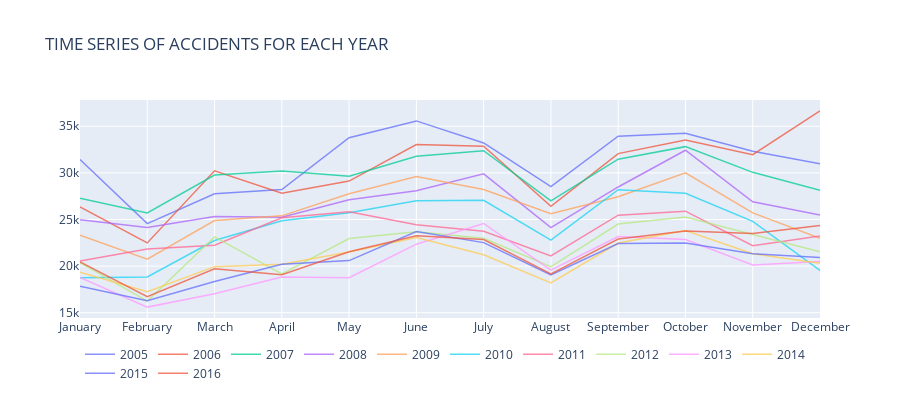

Notebook code for this chart:
### Markdown cell above
# Question 1e. Time series for all accidents in each year

### Code cell
# Plotting the time series of accidents for each year
accident.Year += 2000
dates = pd.to_datetime(accident.Year*10000+accident.Month*100+accident.Day,format='%Y%m%d')
accident.Year -= 2000
traces = []
for key, grp in dates.groupby(dates.dt.year):
    #print(grp)
    aggregated = grp.dt.month.value_counts().sort_index()
    x_values = aggregated.index.tolist()
    y_values = aggregated.values.tolist()
    x1,y1 = x_values, y_values
    x1 = [calendar.month_name[int(x)] for x in (x1)]


    

#x1, y1 = create_stack_bar_data('jour', accidents)
    trace1 = go.Scatter(x=x1, y=y1, opacity=0.75, line = dict(
        width = 1.5), name = str(key), marker = dict(color = np.random.randn(500)*key), mode = 'lines', 
                       text = str(key))
    layout = dict(height=400, title='TIME SERIES OF ACCIDENTS FOR EACH YEAR', legend=dict(orientation="h"));
    traces.append(trace1)
fig = go.Figure(data= traces, layout=layout)
iplot(fig, filename='stacked-bar')
plt.savefig("Time_series_for_all_accidents_in_each_year.png", dpi=100)

### Figure 1 — Plotly figure (JSON) as saved in the notebook; plotly's stock layout.template omitted (floating-point values rounded to 4 significant figures; data arrays with more than 128 entries replaced by an {"elided": "..."} marker saying what was removed)
{"data": [{"line": {"width": 1.5}, "marker": {"color": {"elided": "500 float values"}}, "mode": "lines", "name": "2005", "opacity": 0.75, "text": "2005", "type": "scatter", "x": ["January", "February", "March", "April", "May", "June", "July", "August", "September", "October", "November", "December"], "y": [31433, 24560, 27758, 28216, 33769, 35574, 33214, 28529, 33930, 34258, 32331, 30989]}, {"line": {"width": 1.5}, "marker": {"color": {"elided": "500 float values"}}, "mode": "lines", "name": "2006", "opacity": 0.75, "text": "2006", "type": "scatter", "x": ["January", "February", "March", "April", "May", "June", "July", "August", "September", "October", "November", "December"], "y": [26362, 22492, 30224, 27816, 29118, 33043, 32850, 26411, 32070, 33514, 31959, 36648]}, {"line": {"width": 1.5}, "marker": {"color": {"elided": "500 float values"}}, "mode": "lines", "name": "2007", "opacity": 0.75, "text": "2007", "type": "scatter", "x": ["January", "February", "March", "April", "May", "June", "July", "August", "September", "October", "November", "December"], "y": [27278, 25705, 29773, 30208, 29631, 31792, 32373, 26992, 31469, 32814, 30058, 28135]}, {"line": {"width": 1.5}, "marker": {"color": {"elided": "500 float values"}}, "mode": "lines", "name": "2008", "opacity": 0.75, "text": "2008", "type": "scatter", "x": ["January", "February", "March", "April", "May", "June", "July", "August", "September", "October", "November", "December"], "y": [24964, 24147, 25326, 25255, 27107, 28077, 29903, 24134, 28488, 32426, 26895, 25474]}, {"line": {"width": 1.5}, "marker": {"color": {"elided": "500 float values"}}, "mode": "lines", "name": "2009", "opacity": 0.75, "text": "2009", "type": "scatter", "x": ["January", "February", "March", "April", "May", "June", "July", "August", "September", "October", "November", "December"], "y": [23309, 20753, 24891, 25393, 27763, 29611, 28211, 25612, 27450, 30015, 25714, 22984]}, {"line": {"width": 1.5}, "marker": {"color": {"elided": "500 float values"}}, "mode": "lines", "name": "2010", "opacity": 0.75, "text": "2010", "type": "scatter", "x": ["January", "February", "March", "April", "May", "June", "July", "August", "September", "October", "November", "December"], "y": [18756, 18836, 22741, 24861, 25724, 27010, 27062, 22782, 28189, 27818, 24802, 19531]}, {"line": {"width": 1.5}, "marker": {"color": {"elided": "500 float values"}}, "mode": "lines", "name": "2011", "opacity": 0.75, "text": "2011", "type": "scatter", "x": ["January", "February", "March", "April", "May", "June", "July", "August", "September", "October", "November", "December"], "y": [20557, 21827, 22234, 25192, 25820, 24427, 23747, 21101, 25463, 25891, 22196, 23220]}, {"line": {"width": 1.5}, "marker": {"color": {"elided": "500 float values"}}, "mode": "lines", "name": "2012", "opacity": 0.75, "text": "2012", "type": "scatter", "x": ["January", "February", "March", "April", "May", "June", "July", "August", "September", "October", "November", "December"], "y": [20381, 16245, 23141, 19160, 22964, 23687, 22981, 19935, 24517, 25258, 23397, 21528]}, {"line": {"width": 1.5}, "marker": {"color": {"elided": "500 float values"}}, "mode": "lines", "name": "2013", "opacity": 0.75, "text": "2013", "type": "scatter", "x": ["January", "February", "March", "April", "May", "June", "July", "August", "September", "October", "November", "December"], "y": [18783, 15605, 17026, 18838, 18764, 22352, 24574, 19572, 23179, 22848, 20122, 20500]}, {"line": {"width": 1.5}, "marker": {"color": {"elided": "500 float values"}}, "mode": "lines", "name": "2014", "opacity": 0.75, "text": "2014", "type": "scatter", "x": ["January", "February", "March", "April", "May", "June", "July", "August", "September", "October", "November", "December"], "y": [19346, 17251, 19942, 20192, 21510, 23067, 21221, 18189, 22471, 23816, 21322, 20315]}, {"line": {"width": 1.5}, "marker": {"color": {"elided": "500 float values"}}, "mode": "lines", "name": "2015", "opacity": 0.75, "text": "2015", "type": "scatter", "x": ["January", "February", "March", "April", "May", "June", "July", "August", "September", "October", "November", "December"], "y": [17845, 16290, 18354, 20189, 20593, 23707, 22523, 19067, 22419, 22470, 21319, 20930]}, {"line": {"width": 1.5}, "marker": {"color": {"elided": "500 float values"}}, "mode": "lines", "name": "2016", "opacity": 0.75, "text": "2016", "type": "scatter", "x": ["January", "February", "March", "April", "May", "June", "July", "August", "September", "October", "November", "December"], "y": [20454, 16715, 19723, 19074, 21538, 23247, 22853, 19172, 22901, 23756, 23496, 24357]}], "layout": {"height": 400, "legend": {"orientation": "h"}, "title": {"text": "TIME SERIES OF ACCIDENTS FOR EACH YEAR"}}}
